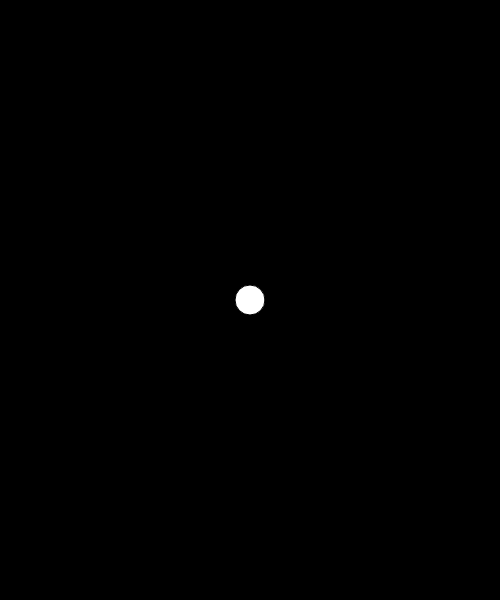
Frame 1 (no input)
Frame 60 (no input): identical to frame 1, image omitted
Frame 120 (the mouse pressed at the canvas centre since frame 60): identical to frame 1, image omitted

The p5.js sketch that drew this single still picture (run headless with seeded random() and noise() and a simulated clock; from frame 60 on, the mouse is pressed at the canvas centre):

// p5.js sketch
// ── sketch.js
// IMA NYU Shanghai
// the Nature of Code
// MOQN
// Mar 13 2017


function setup() {
  createCanvas(500, 600);
  background(0);
}


function draw() {
  background(0);
  drawCircle(0,0);  // play with these two numbers!
}


function drawCircle(angle, distance) {
  push();
  translate(width/2, height/2);
  rotate(radians(angle));
  ellipse(distance,0,30, 30);
  pop();
}
